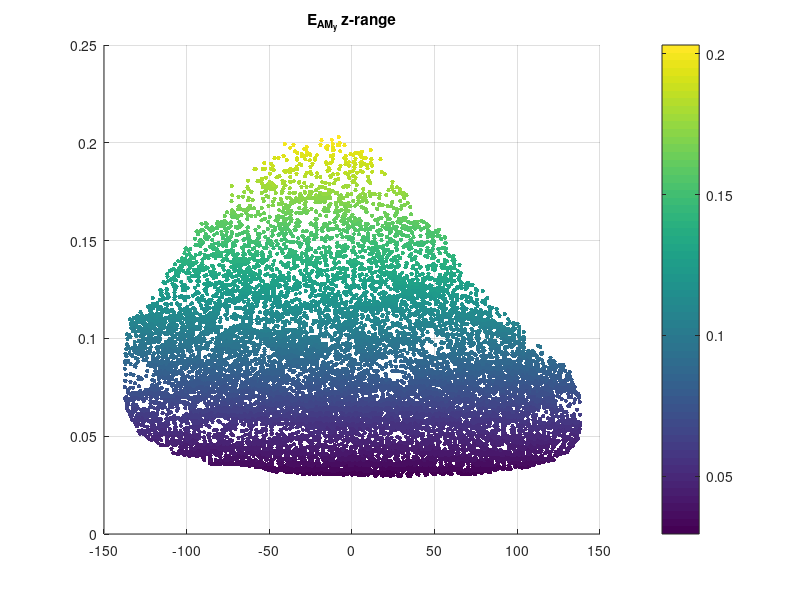

This figure's MATLAB source: (Note: this script raises an error after producing the figure.)
% 1-sphere comsol range plot for cutplane2

clc
clear
close all

load datacut2ex.mat

% data parameters
x = datacut2ex(:,1);
y = datacut2ex(:,2);
z = datacut2ex(:,3);
ecEx = datacut2ex(:,4);
ec2Ex = datacut2ex(:,5);
ecEy = datacut2ex(:,6);
ec2Ey = datacut2ex(:,7);
ecEz = datacut2ex(:,8);
ec2Ez = datacut2ex(:,9);

% Electric potential
ecSum = ecEy+ec2Ey;
% amplitude modulation y
ecAmpy = abs(sqrt((ecEy+ec2Ey).^2)-sqrt((ecEy-ec2Ey).^2));
% amplitude modulation x
ecAmpx = abs(sqrt((ecEx+ec2Ex).^2)-sqrt((ecEx-ec2Ex).^2));
% amplitude modulation z
ecAmpz = abs(sqrt((ecEz+ec2Ez).^2)-sqrt((ecEz-ec2Ez).^2));


%%   data from Cutplane2

%%%%%%%%%%%%%%%%%%%%%%%%% Range %%%%%%%%%%%%%%%%%%%%%%%%%%%%%%%%%%%%%%
% extremely fine mesh data
% AMy in z view
figure;
s = 100*ones(1,numel(ecAmpy));
scatter3(x, z, ecAmpy, s, ecAmpy,'.');
title('E_{AM_y} z-range');
view(90,0); h = colorbar; h.Label.String = 'Modulation Amplitude (V/m)';
zlabel('E_{AM_y}')
ylabel('z')




